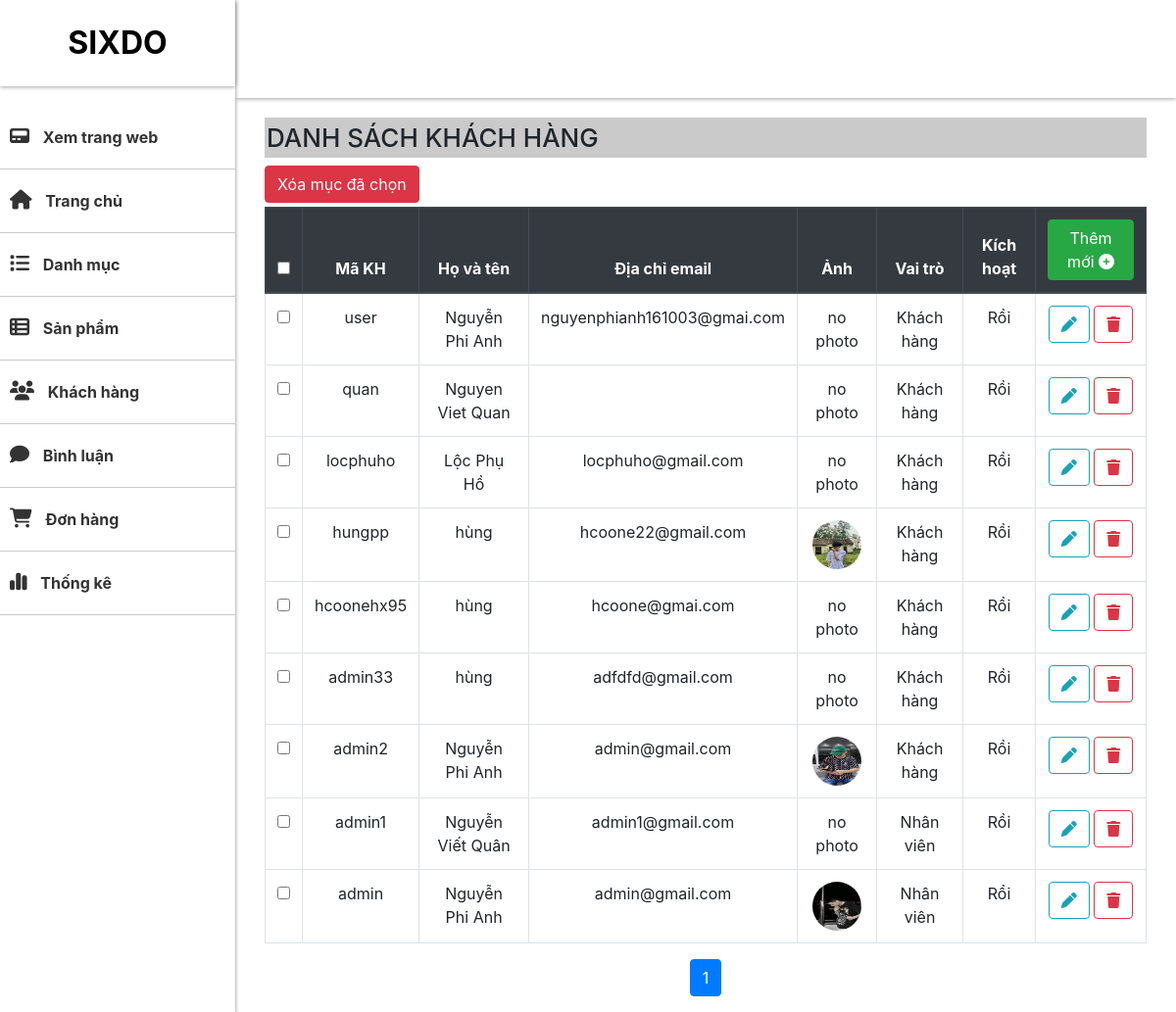
Screenshot of /admin/user/index.php?btn_list with the database file from the repository.
### tables this page shows
CREATE TABLE `user` (
  `ma_kh` varchar(20) NOT NULL COMMENT 'ten_dn',
  `vaitro` varchar(30) NOT NULL,
  `ho_ten` varchar(50) NOT NULL,
  `kich_hoat` bit(1) NOT NULL,
  `mat_khau` varchar(24) NOT NULL,
  `sdt` int(11) NOT NULL,
  `email` varchar(50) NOT NULL,
  `Image` varchar(100) NOT NULL,
  `dia_chi` text NOT NULL,
  `tinh_thanhpho` text NOT NULL,
  `quan_huyen` text NOT NULL,
  `xa_phuong` text NOT NULL
);

### admin/user/index.php (called while the page is built, shortened)
<?php
require_once "../../dao/pdo.php";
require_once "../../dao/user.php";
require "../../global.php";
extract($_REQUEST);
$ho_ten_error=$ma_kh_error=$mau_khau_error=$mau_khau2_error=$email_error=$sdt_error=$tinh_thanhpho_error=$quan_huyen_error=$xa_phuong_error=$dia_chi_error=$Image_error="";
if (exist_param("btn_list")) {
    $items = user_select_page('ma_kh',10);
} else if (exist_param("btn_insert")) {
    if(empty($_POST['ho_ten'])){
        $ho_ten_error="Không được để trống Họ tên";
    }else{
        $ho_ten=$_POST['ho_ten'];
    }
    if(empty($_POST['ma_kh'])){
        $ma_kh_error="Không được để trống Tên đăng nhập";
    }else{
        if(User_exist($_POST['ma_kh']))
        {
            $ma_kh_error="Tên đăng nhập đã đăng kí";
        }else{
            $ma_kh=$_POST['ma_kh'];
        }
    }
    if(empty($_POST['mat_khau'])){
        $mau_khau_error="không được để trống Mật khẩu";
    }else{
        if($_POST['mat_khau'] != $_POST['mat_khau2'])
        {
            $mau_khau_error="Mật khẫu không trùng nhau";
            $mau_khau2_error="Mật khẫu không trùng nhau";
        }else{
            $mat_khau=$_POST['mat_khau'];
        }
    }
    if(empty($_POST['mat_khau2'])){
        $mau_khau2_error="không được để trống Mật khẩu";
    }else{
        if($_POST['mat_khau'] != $_POST['mat_khau2'])
        {
            $mau_khau_error="Mật khẫu không trùng nhau";
            $mau_khau2_error="Mật khẫu không trùng nhau";
        }
    }
    if(empty($_POST['email'])|| !isset($_POST['email'])){
        $email_error="không được để trống email";
    }else{
        if (!filter_var($email, FILTER_VALIDATE_EMAIL)) {
            $email_error = "Không đúng cấu trúc Email";
        }else{
            $email=$_POST['email'];
        }
    }
    if(empty($_POST['sdt'])|| !isset($_POST['sdt'])){
        $sdt_error="Không được để trống Số điện thoại";
    }else{
        if (!is_numeric($_POST['sdt'])) {
            $sdt_error = "Số điện thoại phải là số";
        }else{
            if(preg_match('/^[0-9]{10,11}+$/', $_POST['sdt'])) {
                $sdt=$_POST['sdt'];
                } else {
                    $sdt_error = "Số điện thoại phải là 10-11 số";
                }
        }
    }
    if(empty($_POST['city'])|| !isset($_POST['city'])){
        $tinh_thanhpho_error="Không được để trống";
    }else{
        $tinh_thanhpho=$_POST['city'];
    }
    if(empty($_POST['district'])|| !isset($_POST['district'])){
        $quan_huyen_error="Không được để trống";
    }else{
        $quan_huyen=$_POST['district'];
    }
    if(empty($_POST['ward'])|| !isset($_POST['ward'])){
        $xa_phuong_error="Không được để trống";
    }else{
        $xa_phuong=$_POST['ward'];
    }
    if(empty($_POST['dia_chi'])|| !isset($_POST['dia_chi'])){
        $dia_chi_error="Không được để trống";
    }else{
        $dia_chi=$_POST['dia_chi'];
    }
    if(!isset($_FILES['Image']) || $_FILES['Image'] === "" ){
        $Image_error="Ảnh không được để trống";
    }
    $kich_hoat = $_POST['kich_hoat'];
    $vaitro = $_POST['vai_tro'];
    $Image = save_file('Image', "$UPLOAD_URL/users/");
    if(empty($ho_ten_error)&&empty($ma_kh_error)&&empty($mau_khau_error)&&empty($mau_khau2_error)&&empty($email_error)
    &&empty($sdt_error)&&empty($tinh_thanhpho_error)&&empty($quan_huyen_error)&&empty($xa_phuong_error)
    &&empty($dia_chi_error)&&empty($Image_error)){
        $file_name = save_file("Image", "$UPLOAD_URL/users/");
        $Image = $file_name ? $file_name : "";
        try {
            User_insert($ma_kh, $vaitro, $ho_ten, $kich_hoat, $mat_khau,$sdt, $email, $Image,$dia_chi,$tinh_thanhpho,$quan_huyen,$xa_phuong);
            echo "<script>alert('Đăng ký thành viên thành công');</script>";
            $VIEW_NAME = "list.php";
        } catch (Exception $exc) {
            echo "<script>alert('Đăng ký thành viên thất bại');</script>";
        }
    }else{
        echo "<script>alert('Đăng ký thành viên thất bại');</script>";
        $VIEW_NAME = "add.php";
    }
    $items = user_select_page('ma_kh',10);
    $VIEW_NAME = "list.php";
} else if (exist_param("btn_edit")) {
    $ma_kh = $_REQUEST['ma_kh'];
    $khach_hang_info = user_select_by_id($ma_kh);
    extract($khach_hang_info);
    $items = user_select_all();
    $VIEW_NAME = "edit.php";
} else if (exist_param("btn_delete")) {
    $ma_kh = $_REQUEST['ma_kh'];
    user_delete($ma_kh);
    $items = user_select_page('ma_kh',10);
    $VIEW_NAME = "list.php";
} else if (exist_param("btn_delete_all")) {
    try {
        $arr_ma_kh = $_POST['ma_kh'];
        user_delete($arr_ma_kh);
        $MESSAGE = "Xóa thành công!";
    } catch (Exception $exc) {
        $MESSAGE = "Xóa thất bại!";
    }
    $items = user_select_page('ma_kh',10);
    $VIEW_NAME = "list.php";
} else if (exist_param("btn_update")) {
    if(empty($_POST['ho_ten'])){
        $ho_ten_error="Không được để trống Họ tên";
    }else{
        $ho_ten=$_POST['ho_ten'];
    }
    if(empty($_POST['ma_kh'])){
        $ma_kh_error="Không được để trống Tên đăng nhập";
    }else{
            $ma_kh=$_POST['ma_kh'];
    }
            $mat_khau=$_POST['mat_khau'];
    if(empty($_POST['email'])|| !isset($_POST['email'])){
        $email_error="không được để trống email";
    }else{
        if (!filter_var($email, FILTER_VALIDATE_EMAIL)) {
            $email_error = "Không đúng cấu trúc Email";
        }else{
            $email=$_POST['email'];
        }
    }
    if(empty($_POST['sdt'])|| !isset($_POST['sdt'])){
        $sdt_error="Không được để trống Số điện thoại";
    }else{
        if (!is_numeric($_POST['sdt'])) {
            $sdt_error = "Số điện thoại phải là số";
        }else{
                $sdt=$_POST['sdt'];
        }
    }
    if(empty($_POST['city'])|| !isset($_POST['city'])){
        $tinh_thanhpho_error="Không được để trống";
    }else{
        $tinh_thanhpho=$_POST['city'];
    }
    if(empty($_POST['district'])|| !isset($_POST['district'])){
        $quan_huyen_error="Không được để trống";
    }else{
        $quan_huyen=$_POST['district'];
    }
    if(empty($_POST['ward'])|| !isset($_POST['ward'])){
        $xa_phuong_error="Không được để trống";
    }else{
        $xa_phuong=$_POST['ward'];
    }
    if(empty($_POST['dia_chi'])){
        $dia_chi_error="Không được để trống";
    }else{
        $dia_chi=$_POST['dia_chi'];
    }
    $vaitro=$_POST['vaitro'];
    $kich_hoat=$_POST['kich_hoat'];
    $mat_khau=$_POST['mat_khau'];
    if(empty($ho_ten_error)&&empty($ma_kh_error)&&empty($mau_khau_error)&&empty($email_error)
    &&empty($sdt_error)&&empty($tinh_thanhpho_error)&&empty($quan_huyen_error)&&empty($xa_phuong_error)
    &&empty($dia_chi_error)&&empty($Image_error)){
        try {
            $file_name = save_file("Image", "$UPLOAD_URL/users/");
            $Image = $file_name ? $file_name : "";
            User_update( $vaitro, $ho_ten, $kich_hoat, $mat_khau,$sdt, $email, $Image, $dia_chi, $tinh_thanhpho, $quan_huyen, $xa_phuong, $ma_kh);
            echo "<script>alert('Cập nhật thành công !')</script>";
            $items = user_select_page('ma_kh',10);
            $VIEW_NAME = "list.php";
        } catch (Exception $exc) {
            echo "<script>alert('Cập nhật thất bại!')</script>";
            $loi= $exc;
            $VIEW_NAME = "edit.php";
        }
    }else{
        echo "<script>alert('Cập nhật thất bại!')</script>";
        $VIEW_NAME = "edit.php";
    }
} else {
    $VIEW_NAME = "add.php";
}
require "../layout.php";

### DAO/pdo.php (called while the page is built, shortened)
<?php
function pdo_get_connection()
{
    $dburl = "mysql:host=localhost;dbname=duan_1;charset=utf8";
    $username = 'root';
    $password = '';
    $conn = new PDO($dburl, $username, $password);
    $conn->setAttribute(PDO::ATTR_ERRMODE, PDO::ERRMODE_EXCEPTION);
    return $conn;
}
function pdo_query($sql)
{
    $sql_args = array_slice(func_get_args(), 1);
    try {
        $conn = pdo_get_connection();
        $stmt = $conn->prepare($sql);
        $stmt->execute($sql_args);
        $rows = $stmt->fetchAll();
        return $rows;
    } catch (PDOException $e) {
        throw $e;
    } finally {
        unset($conn);
    }
}

### DAO/user.php (called while the page is built, shortened)
<?php
require_once 'pdo.php';
function user_select_page($order, $limit)
{
    $begin = ($_SESSION['page'] - 1) * $limit;
    $sql = "SELECT * FROM user ORDER BY $order DESC LIMIT $begin,$limit";
    return pdo_query($sql);
}

### global.php (called while the page is built, shortened)
<?php
$UPLOAD_URL = "../../upload";

### admin/user/list.php (the view, shortened to what this page needs)
<section id="main">
    <div class="main-header">
    </div>
    <div class="content">
        <h1 class="heading">DANH SÁCH KHÁCH HÀNG</h1>
        <div class="container-content">
            <div class="box box-primary">
                <div class="box-body">
                    <form action="?btn_delete_all" method="post" class="table-responsive">
                        <button type="submit" class="btn btn-danger mb-1" id="deleteAll" onclick="return checkDelete()">
                            Xóa mục đã chọn</button>
                        <table width="100%" class="table table-hover table-bordered text-center">
                            <thead class="thead-dark">
                                <tr>
                                    <th><input type="checkbox" id="select-all"></th>
                                    <th>Mã KH</th>
                                    <th>Họ và tên</th>
                                    <th>Địa chỉ email</th>
                                    <th>Ảnh</th>
                                    <th>Vai trò</th>
                                    <th>Kích hoạt</th>
                                    <th><a href="index.php" class="btn btn-success text-white">Thêm mới
                                            <i class="fas fa-plus-circle"></i></a></th>
                                </tr>
                            </thead>
                            <tbody>
                                <?php
                                foreach ($items as $item) {
                                    extract($item);
                                    $suakh = "index.php?btn_edit&ma_kh=" . $ma_kh;
                                    $xoakh = "index.php?btn_delete&ma_kh=" . $ma_kh;
                                    $img_path = $UPLOAD_URL . '/users/' . $Image;
                                    if (is_file($img_path)) {
                                        $img = "<img src='$img_path' height='50' width='50' class='rounded-circle object-fit-cover'>";
                                    } else {
                                        $img = "no photo";
                                    }
                                ?>
                                <tr>
                                    <td><input type="checkbox" name="ma_kh[]" value="<?= $ma_kh ?>"></td>
                                    <td><?= $ma_kh ?></td>
                                    <td><?= $ho_ten ?></td>
                                    <td><?= $email ?></td>
                                    <td><?= $img ?></td>
                                    <td><?= ($vaitro == 1) ? "Nhân viên" : "Khách hàng"; ?></td>
                                    <td><?= ($kich_hoat == 1) ? "Rồi" : "Chưa"; ?></td>
                                    <td class="text-end">
                                        <a href="<?= $suakh ?>" class="btn btn-outline-info btn-rounded"><i
                                                class="fas fa-pen"></i></a>
                                        <a href="<?= $xoakh ?>" class="btn btn-outline-danger btn-rounded"
                                            onclick="return checkDelete()"><i class="fas fa-trash"></i></a>
                                    </td>
                                </tr>
                                <?php
                                }
                                ?>
                            </tbody>
                        </table>
                        <div class="mt-3" width="100%">
                            <ul class="pagination justify-content-center">
                                <?php for ($i = 1; $i <= $_SESSION['total_page']; $i++) { ?>
                                <li class="page-item <?= $_SESSION['page'] == $i ? 'active' : '' ?>">
                                    <a class="page-link" href="?btn_list&page=<?= $i ?>"><?= $i ?></a>
                                </li>
                                <?php } ?>
                            </ul>
                        </div>
                    </form>
                </div>
            </div>
        </div>
    </div>
</section>

### content/styles/admin.css (style rules this page uses)
* { margin: 0; padding: 0; box-sizing: border-box; }
body { font-family: "Lato", sans-serif; }
#main { margin-left: 20%; width: 100%; display: flex; flex-direction: column; gap: 20px; overflow: hidden; }
.main-header { top: 0; right: 0; left: 20%; box-shadow: 0 0 5px gray; height: 100px; padding: 20px; display: flex; justify-content: end; align-items: center; z-index: 1; }
.content { padding: 0 30px; width: 100%; margin: 0 auto; }
.heading { padding: 5px 2px; font-size: 26px; background-color: rgba(128, 128, 128, 0.421); }

### rows the page displays
user: ma_kh "user", ho_ten "Nguyễn Phi Anh", email "nguyenphianh161003@gmai.com", Image "no photo", vaitro "Khách hàng", kich_hoat "Rồi"
user: ma_kh "quan", ho_ten "Nguyen Viet Quan", Image "no photo", vaitro "Khách hàng", kich_hoat "Rồi"
user: ma_kh "locphuho", ho_ten "Lộc Phụ Hồ", email "locphuho@gmail.com", Image "no photo", vaitro "Khách hàng", kich_hoat "Rồi"
user: ma_kh "hungpp", ho_ten "hùng", email "hcoone22@gmail.com", Image (picture), vaitro "Khách hàng", kich_hoat "Rồi"
user: ma_kh "hcoonehx95", ho_ten "hùng", email "hcoone@gmai.com", Image "no photo", vaitro "Khách hàng", kich_hoat "Rồi"
user: ma_kh "admin33", ho_ten "hùng", email "adfdfd@gmail.com", Image "no photo", vaitro "Khách hàng", kich_hoat "Rồi"
user: ma_kh "admin2", ho_ten "Nguyễn Phi Anh", email "admin@gmail.com", Image (picture), vaitro "Khách hàng", kich_hoat "Rồi"
user: ma_kh "admin1", ho_ten "Nguyễn Viết Quân", email "admin1@gmail.com", Image "no photo", vaitro "Nhân viên", kich_hoat "Rồi"
user: ma_kh "admin", ho_ten "Nguyễn Phi Anh", email "admin@gmail.com", Image (picture), vaitro "Nhân viên", kich_hoat "Rồi"
